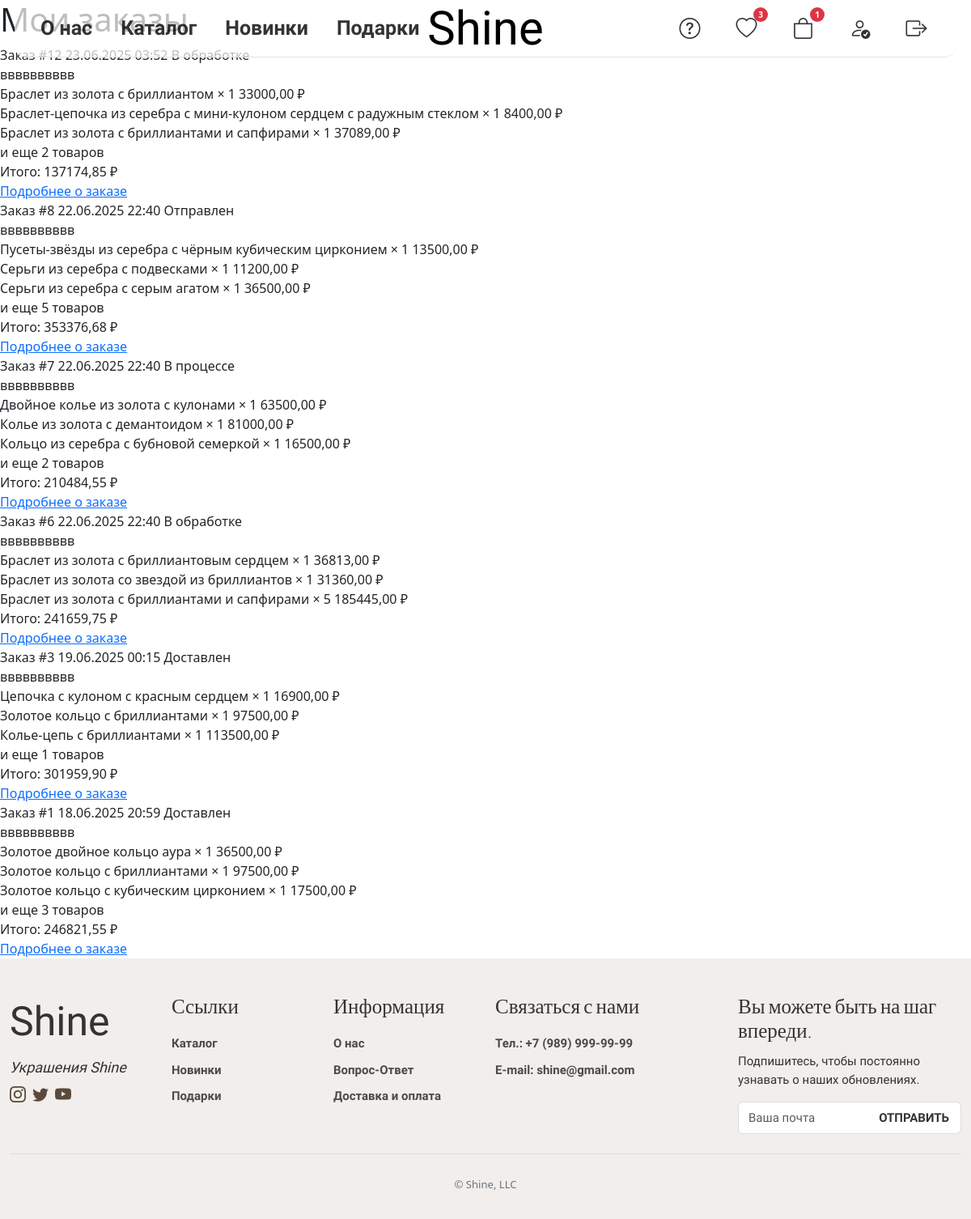
Page /orders/ (signed in) on the committed database.
### webapp/models.py (models this page shows, shortened)
class Order(models.Model):
    ORDER_STATUS = (
        ('pending', 'В обработке'),
        ('processing', 'В процессе'),
        ('shipped', 'Отправлен'),
        ('delivered', 'Доставлен'),
        ('cancelled', 'Отменен'),
        ('returned', 'Возвращен'),
    )
    user = models.ForeignKey(User, on_delete=models.CASCADE, related_name='orders')
    order_number = models.UUIDField(default=uuid.uuid4, editable=False, unique=True)
    order_date = models.DateTimeField(auto_now_add=True, verbose_name='Дата заказа')
    status = models.CharField(max_length=20, choices=ORDER_STATUS, default='pending', verbose_name='Статус заказа')
    shipping_address = models.ForeignKey(UserAddress, on_delete=models.SET_NULL, null=True,
                                         related_name='shipping_orders')
    billing_address = models.ForeignKey(UserAddress, on_delete=models.SET_NULL, null=True,
                                        related_name='billing_orders')
    payment_card = models.ForeignKey(PaymentCard, on_delete=models.SET_NULL, null=True, blank=True)
    delivery_date = models.DateField(null=True, blank=True, verbose_name='Дата доставки')
    delivery_time = models.CharField(max_length=50, blank=True, null=True, verbose_name='Время доставки')
    subtotal = models.DecimalField(max_digits=10, decimal_places=2, verbose_name='Сумма товаров')
    shipping_cost = models.DecimalField(max_digits=10, decimal_places=2, default=450, verbose_name='Стоимость доставки')
    discount = models.DecimalField(max_digits=10, decimal_places=2, default=0, verbose_name='Скидка')
    total = models.DecimalField(max_digits=10, decimal_places=2, verbose_name='Итоговая сумма')
    email = models.EmailField(verbose_name='Email для заказа')
    phone = models.CharField(max_length=20, verbose_name='Телефон для заказа')
    notes = models.TextField(blank=True, verbose_name='Примечания к заказу')
    tracking_number = models.CharField(max_length=100, blank=True, null=True, verbose_name='Трек-номер')
    cancellation_reason = models.TextField(blank=True, null=True, verbose_name='Причина отмены')
    class Meta:
        ordering = ['-order_date']
        verbose_name = 'Заказ'
        verbose_name_plural = 'Заказы'

class OrderItem(models.Model):
    order = models.ForeignKey(Order, on_delete=models.CASCADE, related_name='items')
    product = models.ForeignKey(ViewProduct, on_delete=models.PROTECT, verbose_name='Товар')
    quantity = models.PositiveIntegerField(default=1, verbose_name='Количество')
    price = models.DecimalField(max_digits=10, decimal_places=2, verbose_name='Цена')
    discount = models.PositiveIntegerField(default=0, verbose_name='Скидка (%)')
    discounted_price = models.DecimalField(max_digits=10, decimal_places=2, verbose_name='Цена со скидкой')
    class Meta:
        verbose_name = 'Элемент заказа'
        verbose_name_plural = 'Элементы заказа'
    def total_price(self):
        return self.price * self.quantity

class ViewProduct(models.Model):
    TYPE_CHOICES = [
        ('all', 'Показать все'),
        ('gold', 'Золото'),
        ('silver', 'Серебро'),
    ]
    type_material = models.CharField(max_length=10, choices=TYPE_CHOICES, verbose_name="Вид материала", default='all')
    category = models.ForeignKey(TypeProduct, related_name='view_products', on_delete=models.CASCADE,
                                 verbose_name='Категория', null=True, blank=True)
    product = models.ImageField(upload_to='productimage', verbose_name="Изображение товара")
    product2 = models.ImageField(upload_to='productimageswiper', verbose_name="Изображение товара2", null=True,
                                 blank=True)
    name_product = models.CharField(max_length=200, verbose_name="Название")
    price = models.DecimalField(max_digits=10, decimal_places=2, verbose_name="Цена")
    quantity = models.PositiveIntegerField(default=0, verbose_name="Количество")
    is_active = models.BooleanField(default=True, verbose_name="Активен", db_index=True)
    views = models.PositiveIntegerField(default=0, verbose_name="Просмотры")
    created_at = models.DateTimeField(auto_now_add=True)
    updated_at = models.DateTimeField(auto_now=True)
    old_price = models.DecimalField(max_digits=10, decimal_places=2, blank=True, null=True, verbose_name='Старая цена')
    discount = models.DecimalField(max_digits=5, decimal_places=2, blank=True, null=True, verbose_name='Скидка (%)')
    final_price = models.DecimalField(max_digits=10, decimal_places=2, blank=True, null=True,
                                      verbose_name='Цена со скидкой')
    objects = ProductQuerySet.as_manager()
    class Meta:
        ordering = ['-created_at']
        verbose_name = 'Все товары'
        verbose_name_plural = 'Все товары'
        indexes = [models.Index(fields=['is_active']), ]

### webapp/views.py (the view)
# urls.py: path('orders/', views.order_history, name='order_history'),
@login_required
def order_history(request):
    orders = Order.objects.filter(user=request.user).order_by('-order_date')
    return render(request, 'orders.html', {'orders': orders})

### webapp/context_processors.py (called while the page is built)
def cart_items_count(request):
    if request.user.is_authenticated:
        cart = Cart.objects.filter(user=request.user).first()
        return {'cart_items_count': cart.total_items if cart else 0}
    return {'cart_items_count': 0}

def wishlist_items_count(request):
    if request.user.is_authenticated:
        wishlist = Wishlist.objects.filter(user=request.user).first()
        return {'wishlist_items_count': wishlist.items.count() if wishlist else 0}
    return {'wishlist_items_count': 0}

### webapp/models.py (called while the page is built)
    @property
    def total_items(self):
        return self.items.aggregate(total=models.Sum('quantity'))['total'] or 0

### templates/orders.html
{% extends 'base.html' %}
{% load static %}
{% block content %}
<div class="ohp-root-container">
    <h1 class="ohp-page-header">Мои заказы</h1>
    {% if orders %}
    <div class="ohp-orders-grid">
        {% for order in orders %}
        <div class="ohp-order-unit">
            <div class="ohp-order-topbar">
                <span class="ohp-order-reference">Заказ #{{ order.id }}</span>
                <span class="ohp-order-created">{{ order.order_date|date:"d.m.Y H:i" }}</span>
                <span class="ohp-order-state ohp-state-{{ order.status|lower }}">{{ order.get_status_display }}</span>
            </div>
            <div class="ohp-order-content">вввввввввв
                <div class="ohp-order-items">
                    {% for item in order.items.all|slice:":3" %}
                    <div class="ohp-order-row">
                        <span>{{ item.product.name_product }} × {{ item.quantity }}</span>
                        <span>{{ item.total_price }} ₽</span>
                    </div>
                    {% endfor %}
                    {% if order.items.count > 3 %}
                    <div class="ohp-additional-items">и еще {{ order.items.count|add:"-3" }} товаров</div>
                    {% endif %}
                </div>
                <div class="ohp-order-summary">
                    <span>Итого:</span>
                    <span>{{ order.total }} ₽</span>
                </div>
            </div>
            <div class="ohp-order-footer">
                <a href="{% url 'order_detail' order.id %}" class="ohp-detail-link">Подробнее о заказе</a>
            </div>
        </div>
        {% endfor %}
    </div>
    {% else %}
    <div class="ohp-empty-state">
        <p class="ohp-empty-message">У вас пока нет заказов</p>
        <a href="{% url 'catalog' %}" class="ohp-shopping-action">Начать покупки</a>
    </div>
    {% endif %}
</div>
{% endblock %}

### rows in the picture
Order: id "12", order_date "23.06.2025 03:52", status "В обработке", items.count|add "2", total "137174,85"
OrderItem: product.name_product "Браслет из золота с бриллиантом", quantity "1", total_price "33000,00"
OrderItem: product.name_product "Браслет-цепочка из серебра с мини-кулоном сердцем с радужным стеклом", quantity "1", total_price "8400,00"
OrderItem: product.name_product "Браслет из золота с бриллиантами и сапфирами", quantity "1", total_price "37089,00"
Order: id "8", order_date "22.06.2025 22:40", status "Отправлен", items.count|add "5", total "353376,68"
OrderItem: product.name_product "Пусеты-звёзды из серебра с чёрным кубическим цирконием", quantity "1", total_price "13500,00"
OrderItem: product.name_product "Серьги из серебра с подвесками", quantity "1", total_price "11200,00"
OrderItem: product.name_product "Серьги из серебра с серым агатом", quantity "1", total_price "36500,00"
Order: id "7", order_date "22.06.2025 22:40", status "В процессе", items.count|add "2", total "210484,55"
OrderItem: product.name_product "Двойное колье из золота с кулонами", quantity "1", total_price "63500,00"
OrderItem: product.name_product "Колье из золота с демантоидом", quantity "1", total_price "81000,00"
OrderItem: product.name_product "Кольцо из серебра с бубновой семеркой", quantity "1", total_price "16500,00"
Order: id "6", order_date "22.06.2025 22:40", status "В обработке", total "241659,75"
OrderItem: product.name_product "Браслет из золота с бриллиантовым сердцем", quantity "1", total_price "36813,00"
OrderItem: product.name_product "Браслет из золота со звездой из бриллиантов", quantity "1", total_price "31360,00"
OrderItem: product.name_product "Браслет из золота с бриллиантами и сапфирами", quantity "5", total_price "185445,00"
Order: id "3", order_date "19.06.2025 00:15", status "Доставлен", items.count|add "1", total "301959,90"
OrderItem: product.name_product "Цепочка с кулоном с красным сердцем", quantity "1", total_price "16900,00"
OrderItem: product.name_product "Золотое кольцо с бриллиантами", quantity "1", total_price "97500,00"
OrderItem: product.name_product "Колье-цепь с бриллиантами", quantity "1", total_price "113500,00"
Order: id "1", order_date "18.06.2025 20:59", status "Доставлен", items.count|add "3", total "246821,55"
OrderItem: product.name_product "Золотое двойное кольцо аура", quantity "1", total_price "36500,00"
OrderItem: product.name_product "Золотое кольцо с бриллиантами", quantity "1", total_price "97500,00"
OrderItem: product.name_product "Золотое кольцо с кубическим цирконием", quantity "1", total_price "17500,00"

### other values in the picture
{{ wishlist_items_count }} "3"
{{ cart_items_count }} "1"
